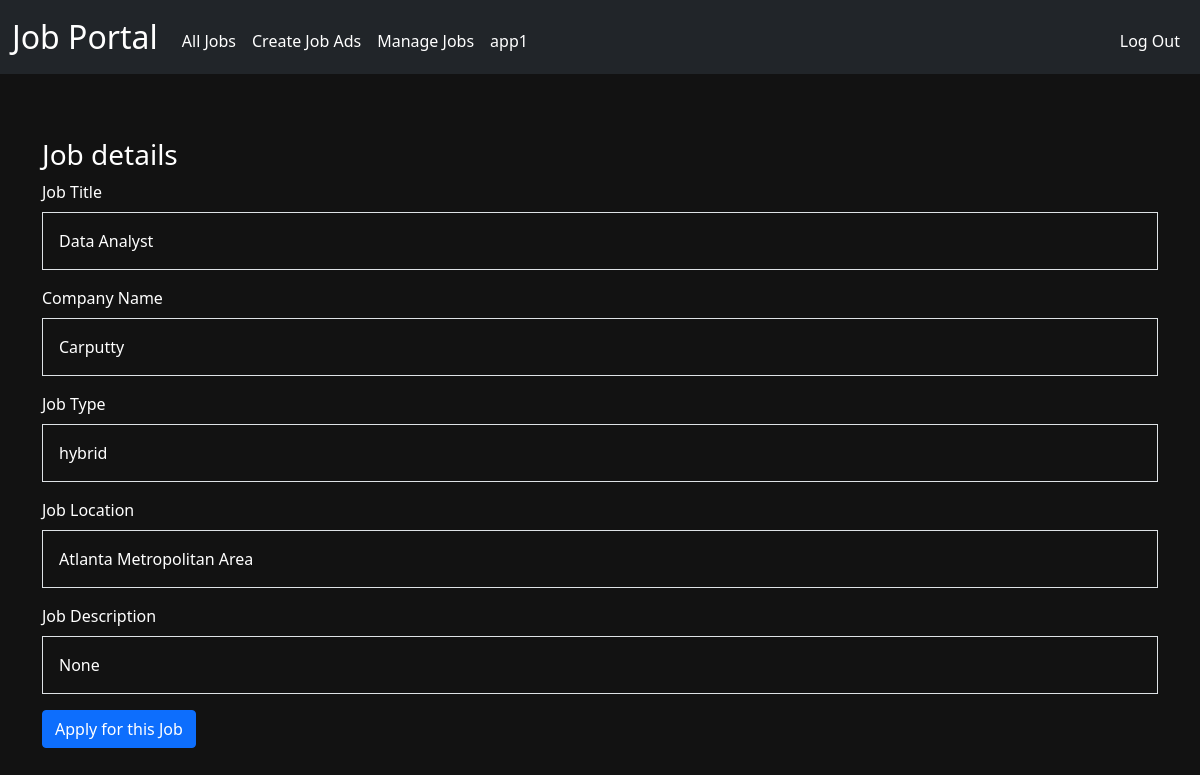
/job-details/4 (signed in), run on the app's committed database.
### tables this page shows
CREATE TABLE users (
	    id INTEGER PRIMARY KEY AUTOINCREMENT NOT NULL, 
	    username TEXT NOT NULL, 
	    hash TEXT NOT NULL,
 	    user_type TEXT NOT NULL	
	);

CREATE TABLE jobs (
    id INTEGER PRIMARY KEY,
    title TEXT NOT NULL,
    company TEXT,
    type TEXT,
    location TEXT,
    description TEXT,
    status TEXT NOT NULL,
    posted_by TEXT NOT NULL,
    applicants INTEGER NOT NULL DEFAULT 0,
    FOREIGN KEY (posted_by) REFERENCES users(username)
);

### app.py (the view, shortened to what this page needs)
@app.route("/job-details/<int:job_id>", methods=["GET", "POST"])
@login_required
def job_details(job_id):
    user_id = session["user_id"]
    user = db.execute("SELECT * FROM users WHERE id = :id", id=user_id)[0]
    username = user["username"]
    user_type = session.get("user_type")
    job = db.execute("SELECT * FROM jobs WHERE id = :job_id", job_id=job_id)
    return render_template("job-details.html", job=job[0], username=username)

### app.py (called while the page is built)
@app.after_request
def after_request(response):
    response.headers["Cache-Control"] = "no-cache, no-store, must-revalidate"
    response.headers["Expires"] = 0
    response.headers["Pragma"] = "no-cache"
    return response

### helpers.py (called while the page is built)
def login_required(f):
    @wraps(f)
    def decorated_function(*args, **kwargs):
        if session.get("user_id") is None:
            return redirect("/login")
        return f(*args, **kwargs)
    return decorated_function

### templates/job-details.html (shortened to what this page needs)
<!DOCTYPE html>
<html lang="en">
<head>
    <link href="https://cdn.jsdelivr.net/npm/bootstrap@5.1.3/dist/css/bootstrap.min.css" rel="stylesheet">
    <link href="/static/styles.css" rel="stylesheet">
</head>
<body class="dark-mode">
    <nav class="navbar navbar-expand-md navbar-dark bg-dark">
        <div class="container-fluid">
            <a class="navbar-brand" href="/"><span class="white">Job Portal</span></a>
            <div class="collapse navbar-collapse" id="navbar">
                {% if session["user_id"] %}
                    <ul class="navbar-nav me-auto mt-2">
                        <li class="nav-item"><a class="nav-link" href="/all-jobs">All Jobs</a></li>
                        <li class="nav-item"><a class="nav-link" href="/create-job">Create Job Ads</a></li>
                        <li class="nav-item"><a class="nav-link" href="/manage-job">Manage Jobs</a></li>
                        <li class="nav-item"><span class="nav-link">{{ username }}</span></li>
                    </ul>
                    <ul class="navbar-nav ms-auto mt-2">
                        <li class="nav-item"><a class="nav-link" href="/logout">Log Out</a></li>
                    </ul>
                {% else %}
                    <ul class="navbar-nav ms-auto mt-2">
                        <li class="nav-item"><a class="nav-link" href="/login">Log In</a></li>
                    </ul>
                {% endif %}
            </div>
        </div>
    </nav>
<main class="container-fluid py-5">
    <div class="card-body">
        <div class="container">
            <h3>Job details</h3>
            <div class="mb-3">
                <label class="form-label">Job Title</label>
                <div class="container border p-3">
                    <span>{{ job.title }}</span>
                </div>
            </div>
            <div class="mb-3">
                <label class="form-label">Company Name</label>
                <div class="container border p-3">
                    <span>{{ job.company }}</span>
                </div>
            </div>
            <div class="mb-3">
                <label class="form-label">Job Type</label>
                <div class="container border p-3">
                    <span>{{ job.type }}</span>
                </div>
            </div>
            <div class="mb-3">
                <label class="form-label">Job Location</label>
                <div class="container border p-3">
                    <span>{{ job.location }}</span>
                </div>
            </div>
            <div class="mb-3">
                <label class="form-label">Job Description</label>
                <div class="container border p-3">
                    <span>{{ job.description }}</span>
                </div>
            </div>
            <form method="post" action="/job-details/{{ job.id }}">
                <button class="btn btn-primary" type="submit">Apply for this Job</button>
            </form>
        </div>
    </div>
</main>
</body>
</html>

### static/styles.css (style rules this page uses)
nav .navbar-brand { font-size: xx-large; }

### templates/job-details.html (style rules this page uses)
body.dark-mode { background-color: #121212; color: #ffffff; }
.navbar-dark .navbar-nav .nav-link { color: #ffffff !important; }
.navbar-dark .navbar-brand { color: #ffffff !important; }

### data on the page
users: username "app1"
jobs: title "Data Analyst", company "Carputty", type "hybrid", location "Atlanta Metropolitan Area"

### other printed values
{{ job.description }} "None"
